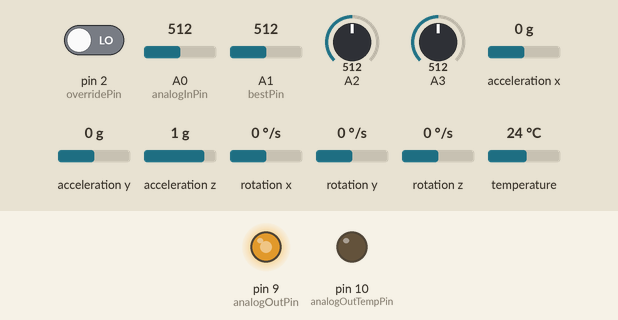
Simulated run of this sketch. Board: Arduino Nano, built with avr-gcc and run on an emulated ATmega328P. On the bench: output pins drawn as LEDs (lit = HIGH). The test bench sets the inputs (shaded band); at power-on: A2 = 512, rotation y 0 °/s, A1 (bestPin) = 512, pin 2 (overridePin) LOW, A0 (analogInPin) = 512, A3 = 512, acceleration x 0 g, acceleration y 0 g, acceleration z 1 g, rotation x 0 °/s, rotation z 0 °/s, temperature 24 °C. What the sketch prints to the serial monitor is not drawn.

Above: at 8.1 s.
8.2 s: A2 set to 716
At 11.12 s:
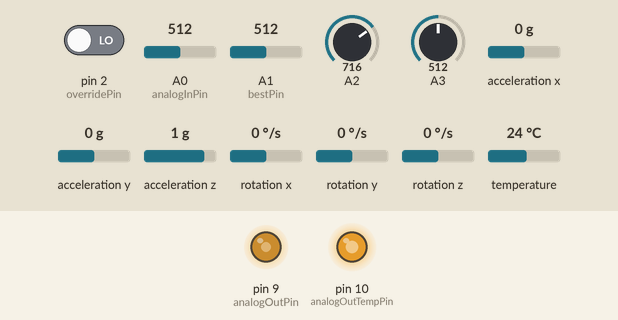
11.2 s: rotation y set to -192 °/s
12.9 s: rotation y set to 59 °/s
15.9 s: rotation y set to 67 °/s
At 16.02 s:
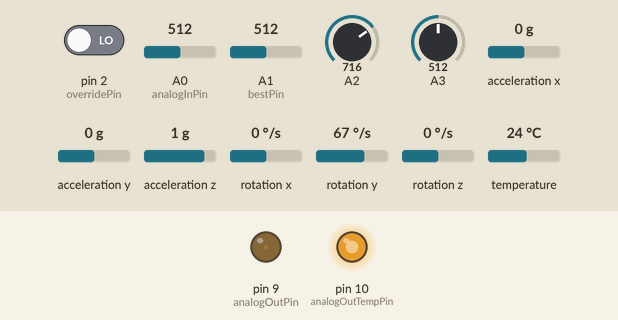
18.9 s: A1 (bestPin) set to 776
At 20.1 s:
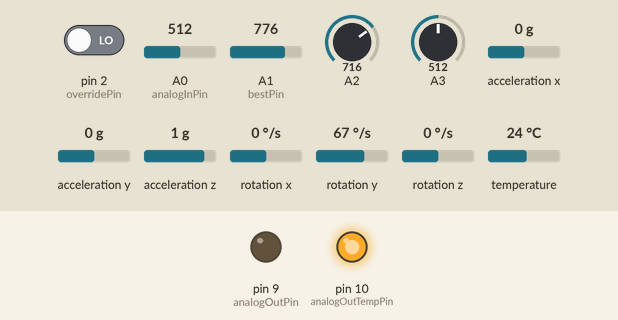
21.9 s: A1 (bestPin) set to 797
Timing chart, 0 to 24.9 s (numbered marks = the images above; inputs shaded):
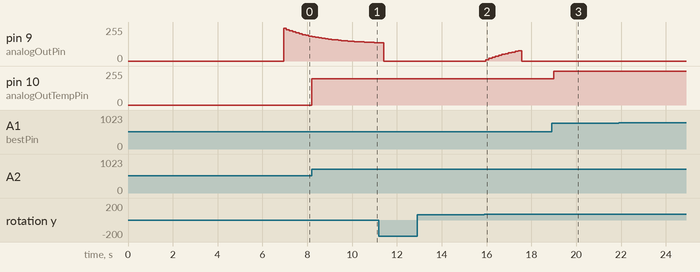

The sketch:

Gyro_Nano_Multi_Temps_5VOUT.ino
```cpp
// notes 5.27.26
// 1. check x y direction. roll seems to work and thats all
// 2. smooth power out
// 3. 3v max seen should be 5v max

// Nano
//GYRO:
// GY-521 VCC -> Nano 5V
// GY-521 GND -> Nano GND
// GY-521 SDA -> Nano A4
// GY-521 SCL -> Nano A5

//5V Analog In and Out from PWM
// Signal in → A0
// PWM Output signal → D9
// Grounds must be common

//safety
// A0 wire gets disconnected, the pin will usually float and read random values
// A0 → 100k resistor → GND

// Output RC Filter (2 stage filter) PWM -> Analog out 5V
// D9   -> 1K -> Node -> 1K -> OUT
//                |             |
//              10uF          10uF
//                |             |
//               GND           GND

// Temperature output RC filter on D10 if desired
// D10  -> 1K -> Node -> 1K -> OUT
//                |             |
//              10uF          10uF
//                |             |
//               GND           GND

//3 NTC Temp Sensors
// Picks the coldest temperature reading from sensor A1-A3
// Output voltage 0-5v for 15-5 oC. As temperature drops from 15C to 5C, voltage increases from 0v to 5v.
// Output 5v if sensors disconnected. If all sensors are invalid, outputs steady 5V (PWM 255).
//
// A1 -> Node -> NTC 10K to GND, and 10K resistor to 5V
// A2 -> same
// A3 -> same

// 12V signal to disable the gyro logic (kill switch)
// 12V -> 3.8V High for Nano
// 12V -> 10K --|-- 4.7K -> GND
//              D2

#include <Wire.h>
#include <MPU6050.h>
#include <math.h>

MPU6050 mpu;

// ---------------- Kill Switch ---------
const int overridePin = 2;

// ---------------- GYRO ----------------
float pitch = 0.0;
float roll  = 0.0;
float yaw   = 0.0;   // drifts over time
unsigned long lastTime = 0;

const int analogInPin = A0;
const int analogOutPin = 9;   // gyro/throttle output PWM

// ---------------- TEMPERATURE ----------------
#define RT0 10000.0  //
#define B 3977.0     //  K
#define VCC 5.0      //Supply  voltage
#define R 10000.0    //R=10K

const int analogOutTempPin = 10; // temperature output PWM
float T0;

// //Variables temperature
// float RT, VR, ln, TX, T0, VRT;
// float Vout;
// int pwmValueTemp;

// Temp mapping:
// 15C -> 0V
//  5C -> 5V
float T_low  = 5.0;
float T_high = 15.0;
float V_high = 5.0;
float V_low  = 0.0;

// ADC thresholds to detect open/short/disconnect
const int ADC_MIN_VALID = 2;     // anything <=2 treated as invalid
const int ADC_MAX_VALID = 1021;  // anything >=1021 treated as invalid

// -------- FILTERED OUTPUT -----------
float filteredOutputVolts = 5.0;

// ---------------- HELPERS ----------------
float gxOffset = 0, gyOffset = 0, gzOffset = 0;
bool anglesInitialized = false;

void calibrateGyro() {
  long sx = 0, sy = 0, sz = 0;
  const int samples = 1000;

  Serial.println("Calibrating gyro... keep still");
  for (int i = 0; i < samples; i++) {
    int16_t ax, ay, az, gx, gy, gz;
    mpu.getMotion6(&ax, &ay, &az, &gx, &gy, &gz);
    sx += gx;
    sy += gy;
    sz += gz;
    delay(2);
  }

  gxOffset = sx / (float)samples;
  gyOffset = sy / (float)samples;
  gzOffset = sz / (float)samples;
}

float mapTemperatureToVoltage(float T) {
  float V = V_high + (T - T_low) * (V_low - V_high) / (T_high - T_low);

  // Clamp output
  if (V > V_high) V = V_high;
  if (V < V_low)  V = V_low;

  return V;
}

float readThermistorC(int pin) {
  int raw = analogRead(pin);

  if (raw <= ADC_MIN_VALID || raw >= ADC_MAX_VALID) {
    return 999.0; // invalid
  }

  float vrt = (VCC / 1023.0) * raw;
  float vr  = VCC - vrt;

  if (vr <= 0.001) return 999.0;

  float rt = vrt / (vr / R);
  if (rt <= 0.0) return 999.0;

  float lnR = log(rt / RT0);
  float tempK = 1.0 / ((lnR / B) + (1.0 / T0));
  float tempC = tempK - 273.15;

  return tempC;
}

void setup() {
  Serial.begin(9600);

  pinMode(analogOutPin, OUTPUT);
  pinMode(analogOutTempPin, OUTPUT);
  pinMode(overridePin, INPUT);

  T0 = 25.0 + 273.15;  //Temperature conversion from Celsius to kelvin

  Wire.begin();
  mpu.initialize();

  if (!mpu.testConnection()) {
    Serial.println("MPU6050 not found");
    while (1);
  }

  delay(1000); // let sensor settle
  calibrateGyro(); //dont move sensor 1 second
  lastTime = micros();

  Serial.println("System ready");
}
float VoutTemp;
  int pwmValueTemp;

void loop() {
  // ================= TEMPERATURE SECTION =================
  int bestPin = -1;
  float bestTemp = 9999.0;
  bool anyValid = false;

  for (int pin = A1; pin <= A3; pin++) {
    float tempC = readThermistorC(pin);

    if (tempC < 900.0) {
      if (tempC < bestTemp) {
        bestTemp = tempC;
        bestPin = pin;
        anyValid = true;
      }
    }
  }

  if (!anyValid) {
    VoutTemp = 5.0;
    pwmValueTemp = 255;
    analogWrite(analogOutTempPin, pwmValueTemp);
  } else {
    VoutTemp = mapTemperatureToVoltage(bestTemp);
    pwmValueTemp = (int)((VoutTemp / 5.0) * 255.0);
    pwmValueTemp = constrain(pwmValueTemp, 0, 255);
    analogWrite(analogOutTempPin, pwmValueTemp);
  }

  // ================= GYRO SECTION =================
  int16_t axRaw, ayRaw, azRaw;
  int16_t gxRaw, gyRaw, gzRaw;
  int16_t tempRaw;

  mpu.getMotion6(&axRaw, &ayRaw, &azRaw, &gxRaw, &gyRaw, &gzRaw);
  tempRaw = mpu.getTemperature();

  // Time delta in seconds
  unsigned long now = micros();
  float dt = (now - lastTime) / 1000000.0;
  lastTime = now;

  // Convert raw gyro to deg/sec (default MPU6050 sensitivity = 131 LSB/deg/s)
  float gx = (gxRaw - gxOffset) / 131.0;
float gy = (gyRaw - gyOffset) / 131.0;
float gz = (gzRaw - gzOffset) / 131.0;
  // float gx = gxRaw / 131.0;
  // float gy = gyRaw / 131.0;
  // float gz = gzRaw / 131.0;

  // Accelerometer angle estimates
  float ax = (float)axRaw;
  float ay = (float)ayRaw;
  float az = (float)azRaw;

  float accelPitch = atan2(ay, sqrt(ax * ax + az * az)) * 180.0 / PI;
  float accelRoll  = atan2(-ax, az) * 180.0 / PI;

  if (!anglesInitialized) {
  pitch = accelPitch;
  roll = accelRoll;
  anglesInitialized = true;
}

  // Complementary filter
  // 0.98 gyro + 0.02 accel is a good starting point
  pitch = 0.98 * (pitch + gx * dt) + 0.02 * accelPitch;
  roll  = 0.98 * (roll  + gy * dt) + 0.02 * accelRoll;
  //pitch = 0.95 * (pitch + gx * dt) + 0.05 * accelPitch;
  //roll  = 0.95 * (roll  + gy * dt) + 0.05 * accelRoll;
  // Yaw from gyro only -> drifts
  yaw += gz * dt;

  float mpuTempC = (tempRaw / 340.0) + 36.53;

  // ================= ANALOG INPUT -> GYRO OUTPUT =================
  int sensorValue = analogRead(analogInPin);
  sensorValue = constrain(sensorValue, 0, 1023);

  float inputVolts = sensorValue * (5.0 / 1023.0);
  float outputVolts = inputVolts;

//kill switch
  bool overrideActive = digitalRead(overridePin);

  if (overrideActive) {
    // Override ON → bypass gyro completely
    outputVolts = inputVolts;
  }
  else {
    // Normal gyro behavior
    // Only override output when input is near full 5V
    float absPitch = abs(pitch);

    if (inputVolts >= 4.4) {//40-60
      if (absPitch >= 40.0 && absPitch <= 60.0) {
        outputVolts = -0.2 * absPitch + 13.0; // 55->5V, 60->4V, 65->3V, 70->2V
      } else if (absPitch > 60.0) {
        outputVolts = 1.0;
      } else {
        outputVolts = inputVolts;
      }
    }
  }

// ================= Safety =================
  //input disconnected?
  bool inputDisconnected = (inputVolts < 0.25);

  if (inputDisconnected)
  {outputVolts = 0.0;}
// Safety: hard roll left\right cut power
  if(abs(roll) >= 50 )
  {outputVolts = 0.0;}

  //outputVolts = constrain(outputVolts, 0.0, 5.0);
  outputVolts = constrain(outputVolts, 0.0, 5.0);

  bool emergencyCutout = inputDisconnected || abs(roll) >= 50;

  if (emergencyCutout) {

      // Emergency cutouts stay instant
      filteredOutputVolts = 0.0;
  }
  else if (inputVolts >= 1.5 && inputVolts <= 3.8) {

      // Running average smoothing
      // Lower number = smoother/slower
      // ~500ms feel with 20ms loop

      filteredOutputVolts =
          (filteredOutputVolts * 0.92) +
          (outputVolts * 0.08);
  } else {
  // instant outside range
  filteredOutputVolts = outputVolts;
}

// ================= out =================
  //int pwmValue = (int)(outputVolts / 5.0 * 255.0);
  int pwmValue = (int)(filteredOutputVolts / 5.0 * 255.0);
  pwmValue = constrain(pwmValue, 0, 255);
  analogWrite(analogOutPin, pwmValue);

  Serial.print("Pitch: ");
  Serial.print(pitch, 1);
  Serial.print(" deg, Roll: ");
  Serial.print(roll, 1);
  Serial.print(" deg, Temp: ");
  Serial.print(mpuTempC, 1);
  Serial.print(" C, In: ");
  Serial.print(inputVolts, 2);
  Serial.print(" V, Out: ");
  //Serial.print(outputVolts, 2);
  Serial.print(filteredOutputVolts, 2);
  Serial.print(" V, PWM: ");
  Serial.print(pwmValue);

  Serial.print(" | Coldest Temp: ");
  if (anyValid) {
    Serial.print(bestTemp, 2);
    Serial.print(" C on A");
    Serial.print(bestPin - A0);
  } else {
    Serial.print("INVALID");
  }
if(overrideActive){Serial.print("override Active");}
  Serial.print(" | Temp Out: ");
  Serial.print(VoutTemp, 2);
  Serial.print(" V, PWM T: ");
  Serial.println(pwmValueTemp);


  delay(20);
}
```

Measured:
- the behaviour switches between 62 and 63 °/s on rotation y (found by bisection; images 1 and 2)
- after the input at 8.2 s, pin 10 (analogOutTempPin): 0/255 → 198/255 at once
- after the input at 12.9 s, every drawn part: stays the same
- after the input at 18.9 s, pin 10 (analogOutTempPin): 198/255 → 255/255 after 0.11 s
- after the input at 21.9 s, every drawn part: stays the same
- by itself, pin 9 (analogOutPin): rises from 0/255 to 76/255 in 1.5 s, then falls to 0/255 in 0.15 s
